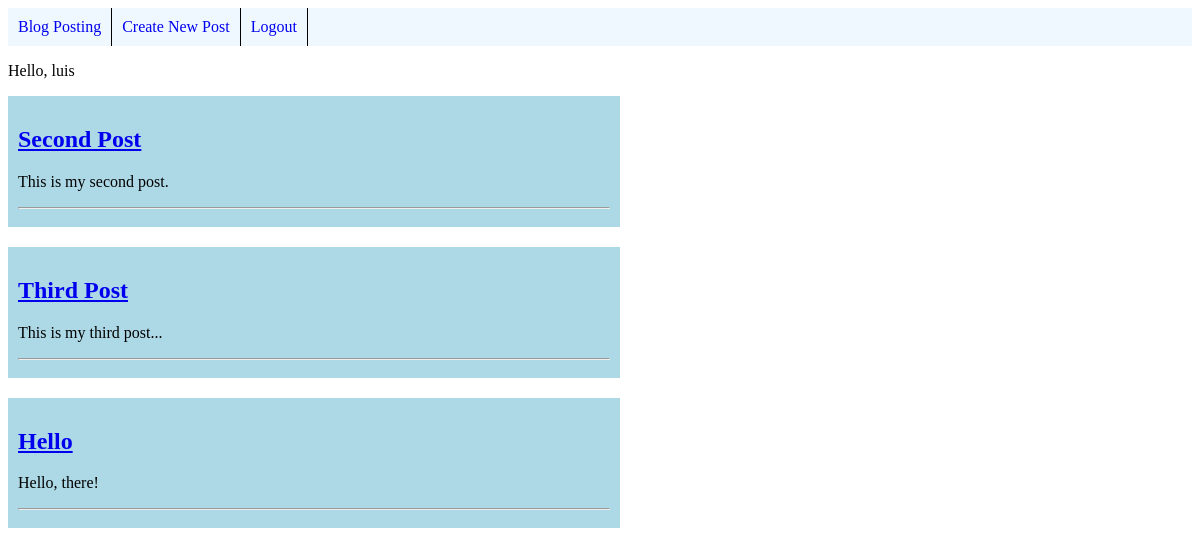
The app's page / (signed in) with its own data.
### blog_posting/models.py (models this page shows, shortened)
class Post(models.Model):
    title = models.CharField(max_length=100)
    author = models.ForeignKey('auth.User', on_delete=models.CASCADE)
    body = models.TextField()

### blog_posting/views.py (the view)
# urls.py: path("", views.HomePageView.as_view(), name="home"),
class HomePageView(ListView):
    model = Post
    template_name = "home.html"

### templates/home.html (shortened to what this page needs)
<!DOCTYPE html>
{% extends 'base.html' %}
    {% block content %}
        {% for post in object_list %}
            <div class="post-entry">
                <h2><a href="{% url 'blog-post' post.pk %}">{{ post.title }}</a></h2>
                <p>{{ post.body }}</p><hr>
            </div>
        {% endfor %}
    {% endblock %}

### templates/base.html (shortened to what this page needs)
<!DOCTYPE html>
{% load static %}
<html lang="en">
<head>
    <link rel="stylesheet" href="{% static 'css/design.css' %}">
</head>
<body>
    <div class="nav-bar">
        <ul>
            <li><a href="{% url 'home' %}">Blog Posting</a></li>
            <li><a href="{% url 'blog-new' %}"> Create New Post</a></li>
            {% if user.is_authenticated %}
                <li><a href="{% url 'logout' %}">Logout</a></li>
            {% else %}
                <li><a href="{% url 'signup' %}">Sign Up</a></li>
            {% endif %}
        </ul>
    </div>
    {% if user.is_authenticated %}
        <p>Hello, {{ user.username }}</p>
    {% else %}
        <p>You are not logged in.</p>
        <a href="{% url 'login' %}">Login</a>
    {% endif %}
    <div class="blog-container">
        {% block content %}
        {% endblock %}
    </div>
</body>
</html>

### static/css/design.css (style rules this page uses)
.nav-bar ul { top: 0; list-style-type: none; color: aliceblue; margin-top: 0; padding: 0; overflow: hidden; background: aliceblue; }
.nav-bar li { display: inline; float: left; border-right: 1px black solid; }
.nav-bar a { display: block; text-decoration: none; padding: 10px 10px 10px 10px; }
.post-entry { padding: 10px 10px 10px 10px; margin-bottom: 20px; background: lightblue; max-width: 50%; }

### records on screen
Post: title "Second Post", body "This is my second post."
Post: title "Third Post", body "This is my third post..."
Post: title "Hello", body "Hello, there!"

### other values on screen
{{ user.username }} "luis"
